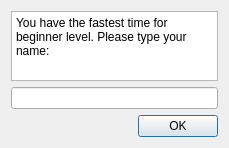
<?xml version="1.0" encoding="UTF-8"?>
<ui version="4.0">
 <class>WinDialog</class>
 <widget class="QDialog" name="WinDialog">
  <property name="geometry">
   <rect>
    <x>0</x>
    <y>0</y>
    <width>229</width>
    <height>123</height>
   </rect>
  </property>
  <property name="windowTitle">
   <string>Congratulations</string>
  </property>
  <layout class="QVBoxLayout" name="verticalLayout">
   <item>
    <widget class="QTextEdit" name="textEdit">
     <property name="sizePolicy">
      <sizepolicy hsizetype="Expanding" vsizetype="Expanding">
       <horstretch>0</horstretch>
       <verstretch>0</verstretch>
      </sizepolicy>
     </property>
     <property name="html">
      <string>&lt;!DOCTYPE HTML PUBLIC &quot;-//W3C//DTD HTML 4.0//EN&quot; &quot;http://www.w3.org/TR/REC-html40/strict.dtd&quot;&gt;
&lt;html&gt;&lt;head&gt;&lt;meta name=&quot;qrichtext&quot; content=&quot;1&quot; /&gt;&lt;style type=&quot;text/css&quot;&gt;
p, li { white-space: pre-wrap; }
&lt;/style&gt;&lt;/head&gt;&lt;body style=&quot; font-family:'Sans Serif'; font-size:9pt; font-weight:400; font-style:normal;&quot;&gt;
&lt;p style=&quot; margin-top:0px; margin-bottom:0px; margin-left:0px; margin-right:0px; -qt-block-indent:0; text-indent:0px;&quot;&gt;&lt;span style=&quot; font-family:'Sans Serif';&quot;&gt;You have the fastest time for beginner level. Please type your name:&lt;/span&gt;&lt;/p&gt;&lt;/body&gt;&lt;/html&gt;</string>
     </property>
    </widget>
   </item>
   <item>
    <widget class="QLineEdit" name="playerNameLineEdit"/>
   </item>
   <item>
    <widget class="QDialogButtonBox" name="buttonBox">
     <property name="orientation">
      <enum>Qt::Horizontal</enum>
     </property>
     <property name="standardButtons">
      <set>QDialogButtonBox::Ok</set>
     </property>
    </widget>
   </item>
  </layout>
 </widget>
 <resources/>
 <connections>
  <connection>
   <sender>buttonBox</sender>
   <signal>accepted()</signal>
   <receiver>WinDialog</receiver>
   <slot>accept()</slot>
   <hints>
    <hint type="sourcelabel">
     <x>221</x>
     <y>115</y>
    </hint>
    <hint type="destinationlabel">
     <x>157</x>
     <y>274</y>
    </hint>
   </hints>
  </connection>
  <connection>
   <sender>buttonBox</sender>
   <signal>rejected()</signal>
   <receiver>WinDialog</receiver>
   <slot>reject()</slot>
   <hints>
    <hint type="sourcelabel">
     <x>221</x>
     <y>115</y>
    </hint>
    <hint type="destinationlabel">
     <x>286</x>
     <y>274</y>
    </hint>
   </hints>
  </connection>
  <connection>
   <sender>buttonBox</sender>
   <signal>accepted()</signal>
   <receiver>WinDialog</receiver>
   <slot>accept()</slot>
   <hints>
    <hint type="sourcelabel">
     <x>124</x>
     <y>109</y>
    </hint>
    <hint type="destinationlabel">
     <x>143</x>
     <y>153</y>
    </hint>
   </hints>
  </connection>
 </connections>
</ui>
